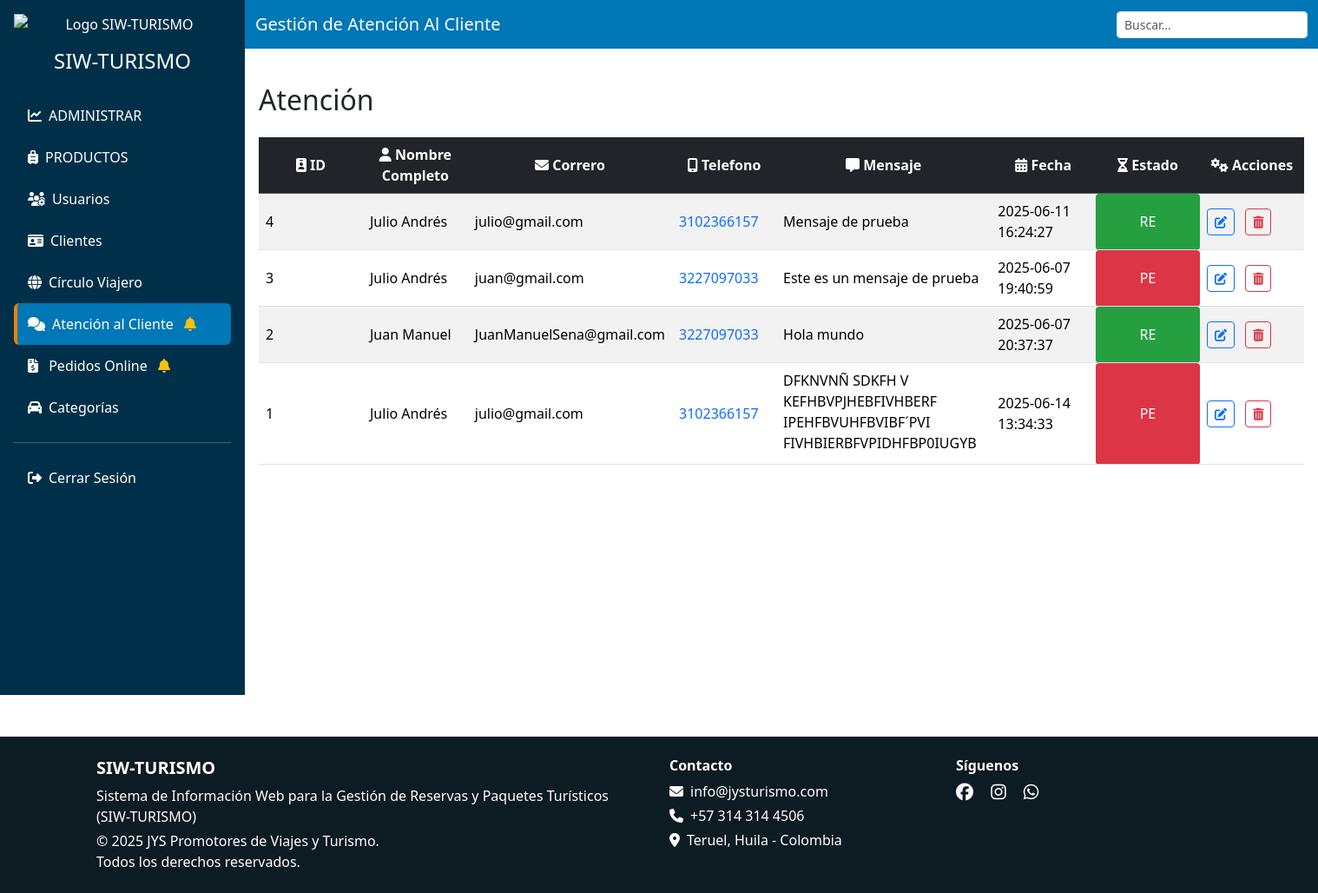
The app's page /vista/admin/atencion_cliente.php (signed in), older data.
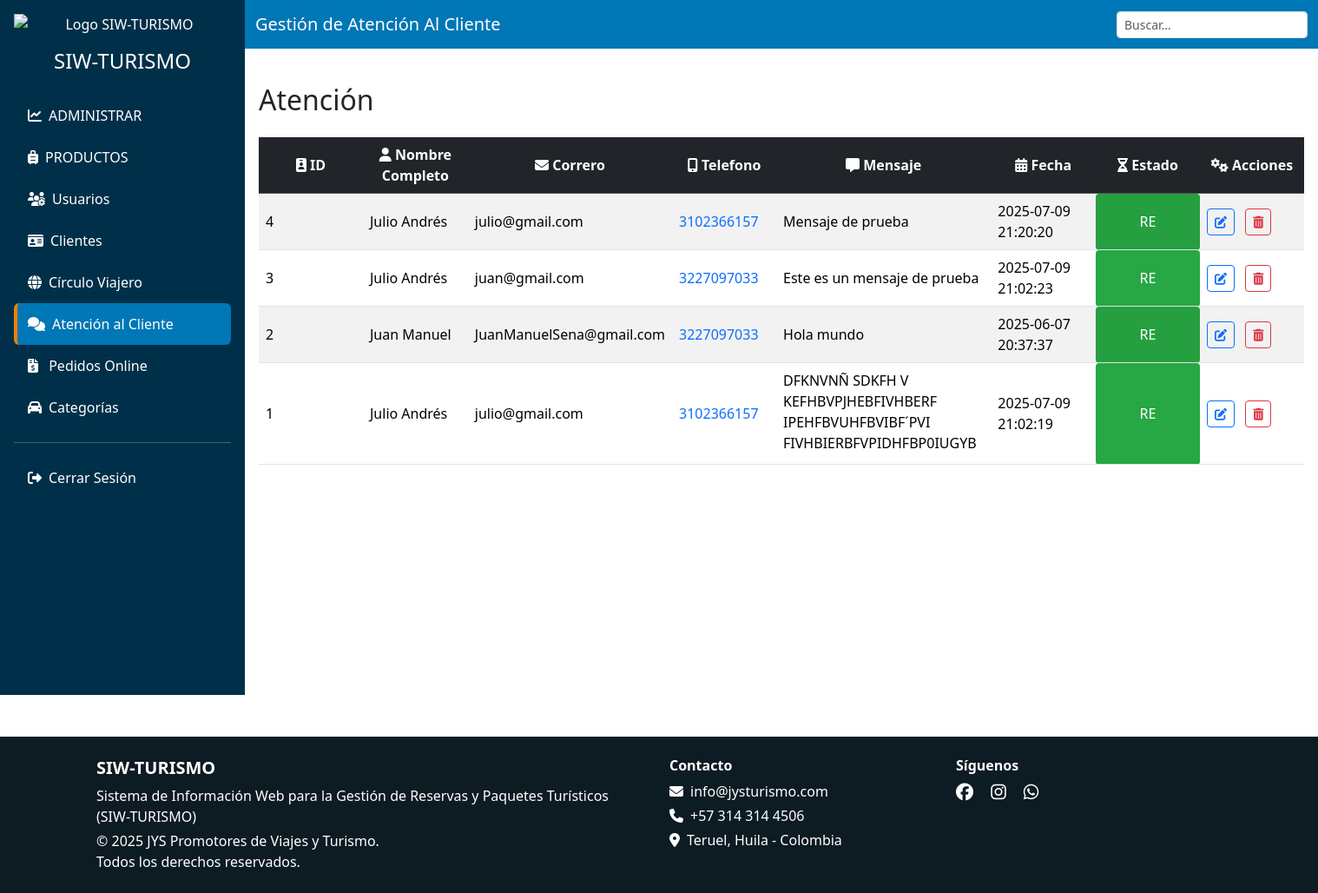
The same page, newer data.
### tables this page shows
CREATE TABLE `atencion_clientes` (
  `id` int(11) NOT NULL,
  `nombre` text NOT NULL,
  `mensaje` text NOT NULL,
  `fecha` timestamp NOT NULL DEFAULT current_timestamp() ON UPDATE current_timestamp(),
  `estado` enum('PE','RE') DEFAULT NULL,
  `correo` varchar(150) DEFAULT NULL,
  `telefono` bigint(15) NOT NULL
);

### modelo/obtenerEstados.php (called while the page is built, shortened)
<?php
 function hayPedidos($conn) {
        $sql = "SELECT 1 FROM ventas WHERE estado = ? LIMIT 1";
        $stmt = $conn->prepare($sql);
        if ($stmt) {
            $estado = "solicitado";
            $stmt->bind_param("s", $estado);
            $stmt->execute();
            $stmt->store_result();
            $hay = ($stmt->num_rows > 0);
            return $hay;
        }
        return false;
    }
    function hayAtenciones($conn) {
        $sql = "SELECT 1 FROM atencion_clientes WHERE estado = ? LIMIT 1";
        $stmt = $conn->prepare($sql);
        if ($stmt) {
            $estado = "PE";
            $stmt->bind_param("s", $estado);
            $stmt->execute();
            $stmt->store_result();
            $hay = ($stmt->num_rows > 0);
            return $hay;
        }
        return false;
    }
?>

### modelo/atenciones_m.php (called while the page is built, shortened)
<?php
function obtenerAtenciones($conn) {
    $result = mysqli_query($conn, "SELECT * FROM atencion_clientes ORDER BY id DESC");
    return mysqli_fetch_all($result, MYSQLI_ASSOC);
}
?>

### vista/admin/atencion_cliente.php (the view, shortened to what the changed rows need)
<?php
    include('header.php');
?>
<body>
    <?php
        include '../../conexion.php';
        include '../../modelo/atenciones_m.php';
        $atenciones = obtenerAtenciones($conn);
    ?>
    <div class="d-flex flex-column flex-lg-row">
        <?php include ('sidebar.php'); ?>
        <div class="flex-grow-1">
            <div class="main-content">
                <div class="d-flex justify-content-between align-items-center mb-4">
                    <h2 class="mb-0 mt-4">Atención</h2>
                </div>
                <div class="table-responsive">
                    <table class="table table-striped table-hover align-middle">
                        <thead class="table-dark">
                            <tr>
                                <th class="text-center"><i class="fas fa-id-badge"></i> ID</th>
                                <th class="text-center"><i class="fas fa-user"></i> Nombre Completo</th>
                                <th class="text-center"><i class="fas fa-envelope"></i> Correro</th>
                                <th class="text-center"><i class="fas fa-mobile-alt"></i> Telefono</th>
                                <th class="text-center"><i class="fas fa-comment-alt"></i> Mensaje</th>
                                <th class="text-center"><i class="fas fa-calendar-alt"></i> Fecha</th>
                                <th class="text-center"><i class="fas fa-hourglass-half"></i> Estado</th>
                                <th class="text-center"><i class="fas fa-cogs"></i> Acciones</th>
                            </tr>
                        </thead>
                        <tbody class="text-center">
                            <?php foreach ($atenciones as $atencion): ?>
                                <tr>
                                    <td><?= $atencion['id'] ?></td>
                                    <td><?= $atencion['nombre'] ?></td>
                                    <td><?= $atencion['correo'] ?></td>
                                    <td>
                                    <a href="https://wa.me/57<?= preg_replace('/\D/', '', $atencion['telefono']) ?>" target="_blank">
                                        <?= $atencion['telefono'] ?>
                                    </a>
                                    </td>
                                   <td>
                                        <div class="overflow-auto" style="max-height: 100px; max-width: 100%; text-align: left; overflow-wrap: break-word;">
                                            <?= htmlspecialchars($atencion['mensaje']) ?>
                                        </div>
                                    </td>
                                    <td><?= $atencion['fecha'] ?></td>
                                    <td style="<?= $atencion['estado']=='RE' ? 'background-color:#28a745;color:#fff;padding:5px;border-radius:4px;text-align:center;' : ($atencion['estado']=='PE' ? 'background-color:#dc3545;color:#fff;padding:5px;border-radius:4px;text-align:center;' : '') ?>">
                                        <?= htmlspecialchars($atencion['estado']) ?>
                                    </td>
                                    <td>
                                    <button class="btn btn-sm btn-outline-primary me-2" data-bs-toggle="modal"
                                        data-bs-target="#modalEditar<?= $atencion['id'] ?>">
                                        <i class="fas fa-edit"></i>
                                    </button>
                                    <button class="btn btn-sm btn-outline-danger"
                                        onclick="eliminar(event, <?= $atencion['id'] ?>)"><i class="fas fa-trash-alt"></i>
                                    </button>
                                    </td>
                                </tr>
                            <?php endforeach; ?>
                        </tbody>
                    </table>
                </div>
            </div>
        </div>
    </div>
    <?php include ('footer.php'); ?>
</body>
</html>

### vista/admin/sidebar.php (shortened to what the changed rows need)
<?php
include '../../conexion.php';
include '../../modelo/obtenerEstados.php';
$CampanaPedidos = hayPedidos($conn);
$CampanaAtencion = hayAtenciones($conn);
?>
<!DOCTYPE html>
<html lang="es">
<head>
    <link
      href="../../libs/bootstrap-5.3.3-dist/css/bootstrap.min.css"
      rel="stylesheet"
    />
</head>
<body>
    <div class="sidebar p-3 text-center d-flex flex-column flex-shrink-0 text-white overflow-auto vh-100">
        <nav style="min-width: 250px;">
            <ul class="nav nav-pills flex-column text-start">
                <li class="nav-item">
                    <a href="http://localhost/SIW-TURISMO/vista/admin/atencion_cliente.php" class="nav-link i-atencion_cliente text-white">
                        <i class="fas fa-comments me-2"></i>Atención al Cliente
                        <?php if ($CampanaAtencion): ?>
                            <i class="fas fa-bell text-warning ms-2"></i>
                        <?php endif; ?>
                    </a>
                </li>
               <li class="nav-item">
                    <a href="http://localhost/SIW-TURISMO/vista/admin/pedidos.php" class="nav-link i-pedidos text-white">
                        <i class="fas fa-file-invoice-dollar me-2"></i>
                        Pedidos Online
                        <?php if ($CampanaPedidos): ?>
                            <i class="fas fa-bell text-warning ms-2"></i>
                        <?php endif; ?>
                    </a>
                </li>
            </ul>
        </nav>
    </div>
</body>
</html>

Row changes from the older to the newer data that the page shows:
changed atencion_clientes "Mensaje de prueba": fecha "2025-06-11 16:24:27" → "2025-07-09 21:20:20"
changed atencion_clientes "juan@gmail.com": fecha "2025-06-07 19:40:59" → "2025-07-09 21:02:23"; estado "PE" → "RE"
changed atencion_clientes id 1: fecha "2025-06-14 13:34:33" → "2025-07-09 21:02:19"; estado "PE" → "RE"
